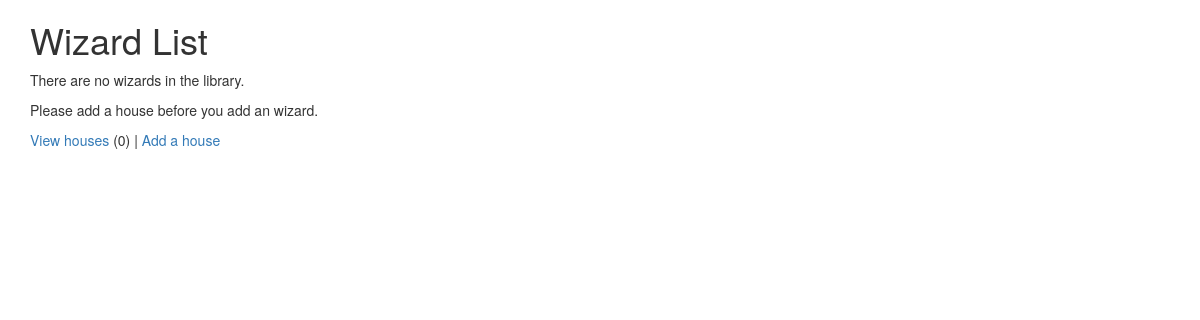
Before: /wizards/ (signed in) with the older database file.
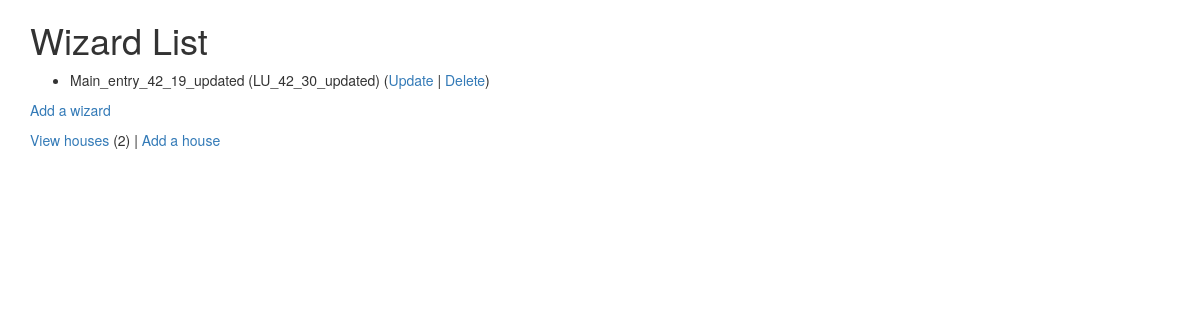
After: the same page with the newer database file.
### wizards/models.py (models this page shows, shortened)
class Wizard(models.Model):
    nickname = models.CharField(
            max_length=200,
            validators=[MinLengthValidator(2, "Nickname must be greater than 1 character")]
    )
    power = models.PositiveIntegerField()
    spell = models.CharField(max_length=300)
    house = models.ForeignKey('House', on_delete=models.CASCADE, null=False)

class House(models.Model):
    name = models.CharField(
            max_length=200,
            validators=[MinLengthValidator(2, "House must be greater than 1 character")]
    )
    def __str__(self):
        return self.name

### wizards/views.py (the view)
# urls.py: path('', views.MainView.as_view(), name='autos'),
class MainView(LoginRequiredMixin, View) :
    def get(self, request):
        mc = House.objects.all().count();
        al = Wizard.objects.all();
        ctx = { 'house_count': mc, 'wizard_list': al };
        return render(request, 'wizards/wizard_list.html', ctx)

### wizards/templates/wizards/wizard_list.html (shortened to what this page needs)
{% extends "base.html" %}
{% block content %}
  <h1>Wizard List</h1>
  {% if wizard_list %}
  <ul>
    {% for wizard in wizard_list %}
      <li>
          {{ wizard.nickname }} ({{ wizard.house }})
          (<a href="{% url 'wizard_update' wizard.id %}">Update</a> |
          <a href="{% url 'wizard_delete' wizard.id %}">Delete</a>) <br/>
      </li>
    {% endfor %}
  </ul>
  {% else %}
    <p>There are no wizards in the library.</p>
  {% endif %}
  <p>
    {% if house_count > 0 %}
      <a href="{% url 'wizard_create' %}">Add a wizard</a>
    {% else %}
      Please add a house before you add an wizard.
    {% endif %}
  </p>
  <p>
  <a href="{% url 'house_list' %}">View houses</a> ({{ house_count }}) |
    <a href="{% url 'house_create' %}">Add a house</a>
  </p>
{% endblock %}

### home/templates/base.html (shortened to what this page needs)
<!DOCTYPE html>
<html>
<head>
<link rel="stylesheet"
    href="https://maxcdn.bootstrapcdn.com/bootstrap/3.3.6/css/bootstrap.min.css"
>
<link rel="stylesheet"
    href="https://maxcdn.bootstrapcdn.com/bootstrap/3.3.6/css/bootstrap-theme.min.css"
>
<link rel="stylesheet"
    href="https://code.jquery.com/ui/1.12.1/themes/ui-lightness/jquery-ui.css">
</head>
<body>
<div class="container">
    {% block content %}
    {% endblock %}
</div>
</body>
</html>

Changed rows visible on the page:
added Wizard: nickname "Main_entry_42_19_updated", house "LU_42_30_updated"
Other visible differences:
{{ house_count }}: "0" → "2"
text no longer shown: "There are no wizards in the library. Please add a house before you add an wizard."
text now shown: "Add a wizard"
